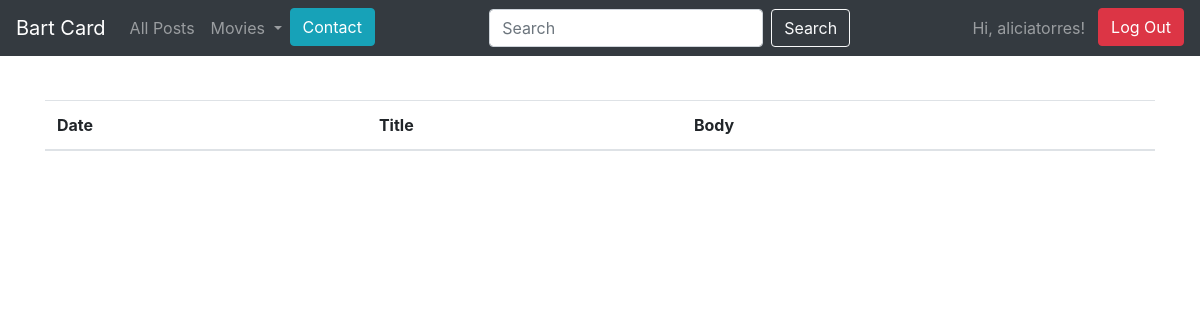
The page /unpublished_list (signed in) on the database as committed earlier.
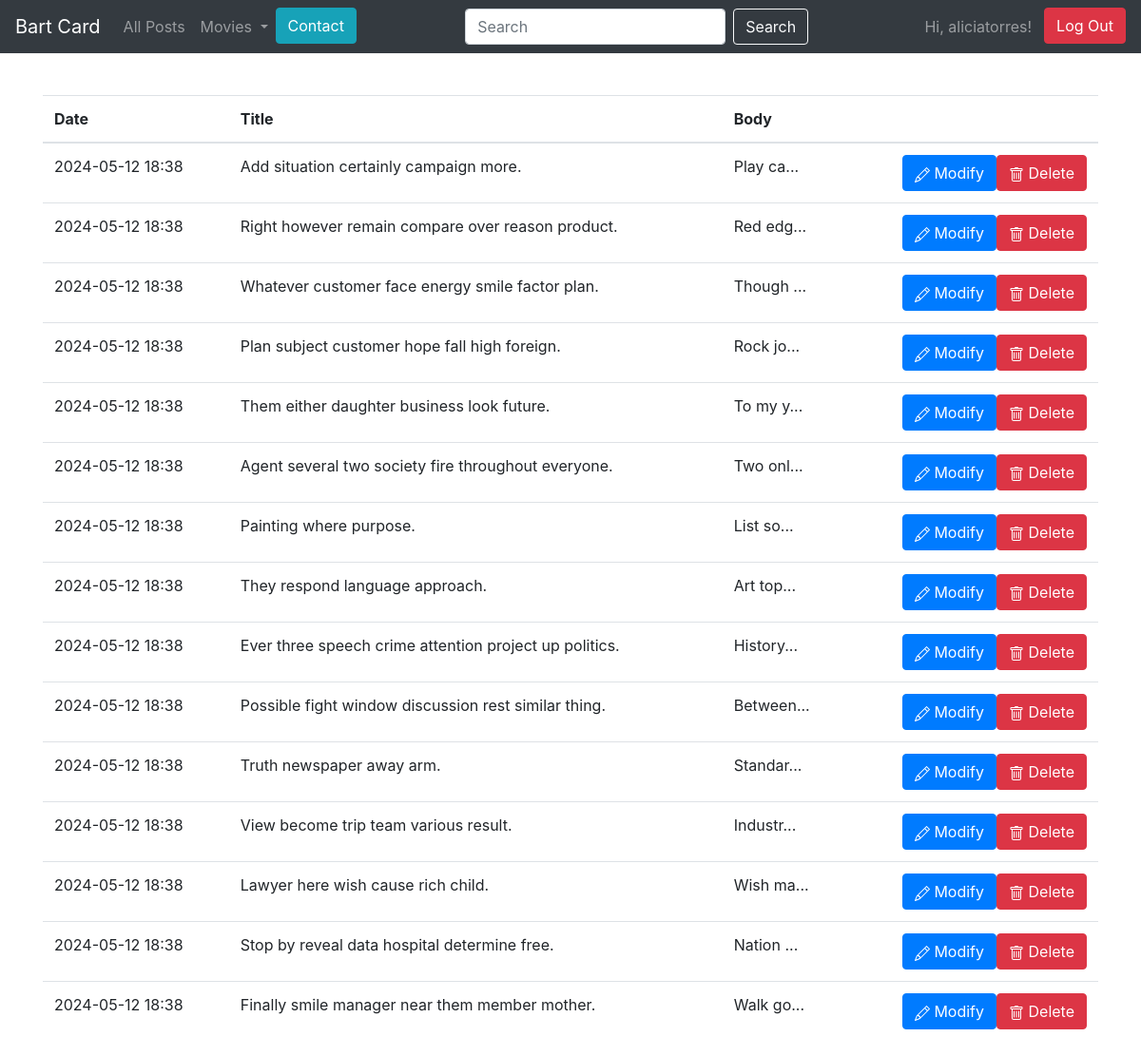
The same page on the database as committed later.
### blog/models.py (models this page shows)
class Account(db.Model):
    id = db.Column(db.Integer, primary_key=True)  # Identyfikator konta
    username = db.Column(db.String(100), unique=True, nullable=False)  # Nazwa użytkownika
    password = db.Column(db.String(100), nullable=False)  # Hasło użytkownika
    comments = db.relationship('Comment', backref='account', lazy=True)  # Relacja jeden do wielu z komentarzami

class Entry(db.Model):
    id = db.Column(db.Integer, primary_key=True)  # Identyfikator wpisu
    title = db.Column(db.String(80), nullable=False)  # Tytuł wpisu
    body = db.Column(db.Text, nullable=False)  # Treść wpisu
    pub_date = db.Column(db.DateTime, nullable=False,
                         default=datetime.datetime.utcnow)  # Data publikacji
    is_published = db.Column(db.Boolean, default=False)  # Czy wpis jest opublikowany
    comments = db.relationship('Comment', backref='entry', lazy=True)  # Relacja z komentarzami

### blog/routes.py (the view)
@app.route('/unpublished_list', methods=['GET'])
@login_required
def unpublished_list():
    current_user = show_username()
    un_list = Entry.query.filter_by(is_published=False).order_by(Entry.pub_date.desc())
    return render_template('unpublished_list.html',current_user=current_user, un_list=un_list)

### blog/routes.py (called while the page is built)
def show_username():
    user_id = session.get('user_id')
    current_user = Account.query.get(user_id)
    return current_user

def get_list_types():
    return LIST_TYPES

@app.context_processor
def inject_list_types():
    return dict(list_types=get_list_types())

@app.context_processor
def utility_processor():
    def tmdb_image_url(path, size):
        return tmdb_client.get_poster_url(path, size)
    return {'tmdb_image_url': tmdb_image_url}

def login_required(view_func):
    @functools.wraps(view_func)
    def check_permissions(*args,**kwargs):
        if session.get('logged_in'):
            return view_func(*args, **kwargs)
        return redirect(url_for('login_page', next=request.path))
    return check_permissions

### blog/templates/unpublished_list.html (shortened to what this page needs)
{% extends 'base.html' %}
{% block content %}
<table class="table">
    <thead>
        <th scope="col">Date</th>
        <th scope="col">Title</th>
        <th scope="col">Body</th>
        <th scope="col" ></th>
    </thead>
    <tbody>
        {% for post in un_list %}
        <tr>
            <td>
                {{post.pub_date.strftime("%Y-%m-%d %H:%M")}}
            </td>
            <td>
                {{post.title}}
            </td>
            <td>{{post.body|truncate(10,true)}}</td>
            <td class="text-right">
                <form action="{{ url_for('delete_entry') }}" method="post" class="float-right">
                    <button type="submit" class="btn btn-danger ">
                        Delete
                    </button>
                </form>
                <a href={{url_for('edit_entry', entry_id=post.id)}} class="btn btn-primary">
                    Modify
                </a>
            </td>
        </tr>
        {% endfor %}
    </tbody>
</table>
{% endblock content %}

### blog/templates/base.html (shortened to what this page needs)
<!doctype html>
<html lang="en">
<head>
 <link rel="stylesheet" href="https://stackpath.bootstrapcdn.com/bootstrap/4.5.0/css/bootstrap.min.css"
>
</head>
<body>
  <body>
    <nav class="navbar navbar-expand-md navbar-dark bg-dark fixed-top">
      <a class="navbar-brand" href="{{ url_for('index') }}">Bart Card</a>
      <div class="collapse navbar-collapse" id="navbarsExampleDefault">
          <ul class="navbar-nav mr-auto">
              <li class="nav-item">
                  <a class="nav-link" href="{{ url_for('post_all') }}">All Posts</a>
              </li>
              <li class="nav-item dropdown">
                <a class="nav-link dropdown-toggle" href="#" id="navbarDropdown" role="button" data-toggle="dropdown" aria-haspopup="true" aria-expanded="false">
                  Movies
                </a>
              </li>
              <li class="nav-item">
                <a class="btn btn-info " href="{{url_for('contact')}}" role="button">Contact</a>
              </li>
          </ul>
            <form class="form-inline" action="/search_results" method="GET">
              <input class="form-control mr-sm-2" type="text" value="{% if query %}{{ query }}{% endif %}" placeholder="Search" aria-label="Search" name="search_bar">
              <button button class="btn btn-outline-light" type="submit">Search</button>
          </form>
          <ul class="navbar-nav ml-auto">
            {% if session.logged_in %}
                {% if current_user %}
                    <li class="nav-item ml-auto" style="margin-right: 5px;">
                        <span class="nav-link ml-auto">
                            Hi, {{ current_user.username }}!
                        </span>
                    </li>
                {% endif %}
                <li class="nav-item ml-auto">
                    <form class="form-inline my-2 my-lg-0" action="{{ url_for('logout') }}" method="POST">
                        <button class="btn btn-danger my-2 my-sm-0" type="submit">Log Out</button>
                    </form>
                </li>
            {% else %}
                <li class="nav-item ml-auto">
                    <a class="btn btn-success my-2 my-lg-0" href="{{ url_for('login_page') }}">Login</a>
                </li>
            {% endif %}
        </ul>
      </div>
    </nav>
 <main role="main" class="container">
   {% block content %}
   {% endblock %}
 </main>
</html>

### blog/templates/unpublished_list.html (style rules this page uses)
.table { margin-top: 100px; }

Rows that differ between the two databases and show on the page:
added Entry: pub_date "2024-05-12 18:38", title "Add situation certainly campaign more.", body "Play ca..."
added Entry: pub_date "2024-05-12 18:38", title "Right however remain compare over reason product.", body "Red edg..."
added Entry: pub_date "2024-05-12 18:38", title "Whatever customer face energy smile factor plan.", body "Though ..."
added Entry: pub_date "2024-05-12 18:38", title "Plan subject customer hope fall high foreign.", body "Rock jo..."
added Entry: pub_date "2024-05-12 18:38", title "Them either daughter business look future.", body "To my y..."
added Entry: pub_date "2024-05-12 18:38", title "Agent several two society fire throughout everyone.", body "Two onl..."
added Entry: pub_date "2024-05-12 18:38", title "Painting where purpose.", body "List so..."
added Entry: pub_date "2024-05-12 18:38", title "They respond language approach.", body "Art top..."
added Entry: pub_date "2024-05-12 18:38", title "Ever three speech crime attention project up politics.", body "History..."
added Entry: pub_date "2024-05-12 18:38", title "Possible fight window discussion rest similar thing.", body "Between..."
added Entry: pub_date "2024-05-12 18:38", title "Truth newspaper away arm.", body "Standar..."
added Entry: pub_date "2024-05-12 18:38", title "View become trip team various result.", body "Industr..."
added Entry: pub_date "2024-05-12 18:38", title "Lawyer here wish cause rich child.", body "Wish ma..."
added Entry: pub_date "2024-05-12 18:38", title "Stop by reveal data hospital determine free.", body "Nation ..."
added Entry: pub_date "2024-05-12 18:38", title "Finally smile manager near them member mother.", body "Walk go..."
